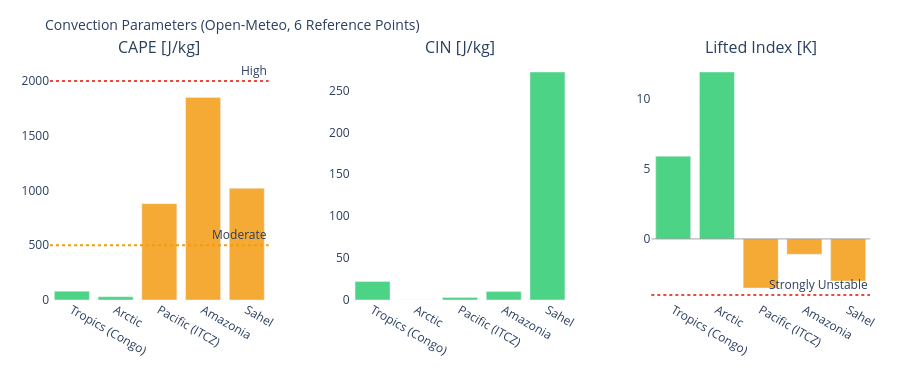

The notebook cell this image was saved under:
### Markdown cell above
---
## 3. Visualizations

### Code cell
# ============================================================
# CAPE / CIN / LIFTED INDEX – Convection potential
# ============================================================

if not df_atm.empty:
    fig = make_subplots(
        rows=1, cols=3,
        subplot_titles=['CAPE [J/kg]', 'CIN [J/kg]', 'Lifted Index [K]'],
        horizontal_spacing=0.1
    )
    pts = df_atm['point'].tolist()
    pt_colors = ['#E85D24','#185FA5','#888780','#378ADD','#639922','#F2A623']

    # CAPE – höher = mehr Gewitterpotential
    cape_vals = df_atm['cape'].fillna(0).tolist()
    cape_colors = ['#e74c3c' if v > 2000 else '#f39c12' if v > 500 else '#2ecc71'
                   for v in cape_vals]
    fig.add_trace(go.Bar(x=pts, y=cape_vals, marker_color=cape_colors,
                         opacity=0.85, showlegend=False), row=1, col=1)
    fig.add_hline(y=2000, line_dash='dot', line_color='#e74c3c',
                  annotation_text='High', row=1, col=1)
    fig.add_hline(y=500,  line_dash='dot', line_color='#f39c12',
                  annotation_text='Moderate', row=1, col=1)

    # CIN – negativer = stärker gedeckelt (weniger Auslöse)
    cin_vals = df_atm['cin'].fillna(0).tolist()
    cin_colors = ['#e74c3c' if v < -200 else '#f39c12' if v < -50 else '#2ecc71'
                  for v in cin_vals]
    fig.add_trace(go.Bar(x=pts, y=cin_vals, marker_color=cin_colors,
                         opacity=0.85, showlegend=False), row=1, col=2)

    # Lifted Index – negativ = instabil
    li_vals = df_atm['li'].fillna(0).tolist()
    li_colors = ['#e74c3c' if v < -4 else '#f39c12' if v < 0 else '#2ecc71'
                 for v in li_vals]
    fig.add_trace(go.Bar(x=pts, y=li_vals, marker_color=li_colors,
                         opacity=0.85, showlegend=False), row=1, col=3)
    fig.add_hline(y=0, line_color='gray', line_width=0.7, row=1, col=3)
    fig.add_hline(y=-4, line_dash='dot', line_color='#e74c3c',
                  annotation_text='Strongly Unstable', row=1, col=3)

    fig.update_layout(
        title=dict(text='Convection Parameters (Open-Meteo, 6 Reference Points)', font=dict(size=14)),
        height=380, plot_bgcolor='rgba(0,0,0,0)', paper_bgcolor='rgba(0,0,0,0)',
        margin=dict(l=50, r=30, t=60, b=80)
    )
    fig.update_xaxes(tickangle=30)
    fig.show()

### Figure 1 — Plotly figure (JSON) as saved in the notebook; plotly's stock layout.template omitted (floating-point values rounded to 4 significant figures)
{"data": [{"marker": {"color": ["#2ecc71", "#2ecc71", "#f39c12", "#f39c12", "#f39c12"]}, "opacity": 0.85, "showlegend": false, "type": "bar", "x": ["Tropics (Congo)", "Arctic", "Pacific (ITCZ)", "Amazonia", "Sahel"], "xaxis": "x", "y": [80.0, 30.0, 880.0, 1850.0, 1020.0], "yaxis": "y"}, {"marker": {"color": ["#2ecc71", "#2ecc71", "#2ecc71", "#2ecc71", "#2ecc71"]}, "opacity": 0.85, "showlegend": false, "type": "bar", "x": ["Tropics (Congo)", "Arctic", "Pacific (ITCZ)", "Amazonia", "Sahel"], "xaxis": "x2", "y": [22.0, 0.0, 3.0, 10.0, 272.0], "yaxis": "y2"}, {"marker": {"color": ["#2ecc71", "#2ecc71", "#f39c12", "#f39c12", "#f39c12"]}, "opacity": 0.85, "showlegend": false, "type": "bar", "x": ["Tropics (Congo)", "Arctic", "Pacific (ITCZ)", "Amazonia", "Sahel"], "xaxis": "x3", "y": [5.9, 11.9, -3.5, -1.1, -3.0], "yaxis": "y3"}], "layout": {"annotations": [{"font": {"size": 16}, "showarrow": false, "text": "CAPE [J/kg]", "x": 0.1333, "xanchor": "center", "xref": "paper", "y": 1.0, "yanchor": "bottom", "yref": "paper"}, {"font": {"size": 16}, "showarrow": false, "text": "CIN [J/kg]", "x": 0.5, "xanchor": "center", "xref": "paper", "y": 1.0, "yanchor": "bottom", "yref": "paper"}, {"font": {"size": 16}, "showarrow": false, "text": "Lifted Index [K]", "x": 0.8667, "xanchor": "center", "xref": "paper", "y": 1.0, "yanchor": "bottom", "yref": "paper"}, {"showarrow": false, "text": "High", "x": 1, "xanchor": "right", "xref": "x domain", "y": 2000, "yanchor": "bottom", "yref": "y"}, {"showarrow": false, "text": "Moderate", "x": 1, "xanchor": "right", "xref": "x domain", "y": 500, "yanchor": "bottom", "yref": "y"}, {"showarrow": false, "text": "Strongly Unstable", "x": 1, "xanchor": "right", "xref": "x3 domain", "y": -4, "yanchor": "bottom", "yref": "y3"}], "height": 380, "margin": {"b": 80, "l": 50, "r": 30, "t": 60}, "paper_bgcolor": "rgba(0,0,0,0)", "plot_bgcolor": "rgba(0,0,0,0)", "shapes": [{"line": {"color": "#e74c3c", "dash": "dot"}, "type": "line", "x0": 0, "x1": 1, "xref": "x domain", "y0": 2000, "y1": 2000, "yref": "y"}, {"line": {"color": "#f39c12", "dash": "dot"}, "type": "line", "x0": 0, "x1": 1, "xref": "x domain", "y0": 500, "y1": 500, "yref": "y"}, {"line": {"color": "gray", "width": 0.7}, "type": "line", "x0": 0, "x1": 1, "xref": "x3 domain", "y0": 0, "y1": 0, "yref": "y3"}, {"line": {"color": "#e74c3c", "dash": "dot"}, "type": "line", "x0": 0, "x1": 1, "xref": "x3 domain", "y0": -4, "y1": -4, "yref": "y3"}], "title": {"font": {"size": 14}, "text": "Convection Parameters (Open-Meteo, 6 Reference Points)"}, "xaxis": {"anchor": "y", "domain": [0.0, 0.2667], "tickangle": 30}, "xaxis2": {"anchor": "y2", "domain": [0.3667, 0.6333], "tickangle": 30}, "xaxis3": {"anchor": "y3", "domain": [0.7333, 1.0], "tickangle": 30}, "yaxis": {"anchor": "x", "domain": [0.0, 1.0]}, "yaxis2": {"anchor": "x2", "domain": [0.0, 1.0]}, "yaxis3": {"anchor": "x3", "domain": [0.0, 1.0]}}}
